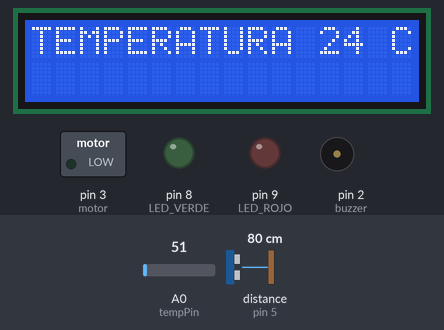
The sketch below on a simulated Arduino Uno, built with avr-gcc and run on an emulated ATmega328P. On the bench: 16×2 character LCD, switched loads named in the sketch (green lamp = pin HIGH), output pins drawn as LEDs (lit = HIGH), buzzer (waves = sounding, pin HIGH). Wiring (inferred from the names in the program): ultrasonic range finder: trigger pin 4; echo pin 5. The inputs (shaded band) are chosen by the test bench; at power-on: distance to the obstacle (sensor on pin 5) 80 cm, A0 (tempPin) = 51. The echo pulse lasts 58.3 µs per cm; pins used as bus, display or sensor lines are not drawn; what the sketch prints to the serial monitor is not drawn.

Above: at 1.2 s.
1.3 s: distance to the obstacle (sensor on pin 5) set to 10 cm
3.8 s: distance to the obstacle (sensor on pin 5) set to 7 cm
At 4.2 s:
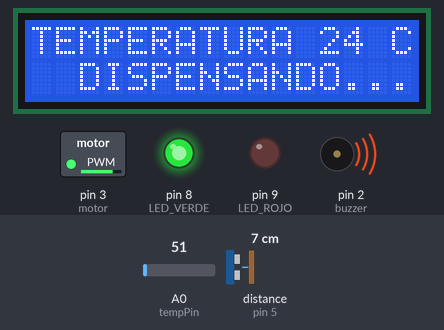
5.8 s: A0 (tempPin) set to 66
At 6.37 s:
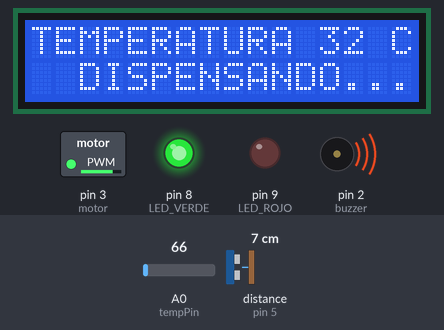
7.7 s: A0 (tempPin) set to 77
At 8.48 s:
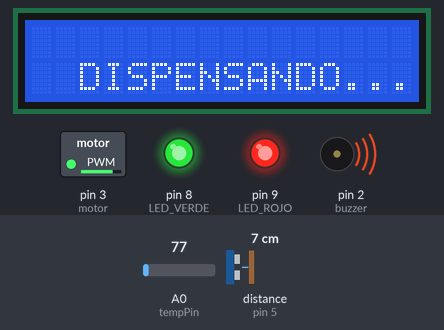
9.9 s: distance to the obstacle (sensor on pin 5) set to 9 cm
At 10.25 s:
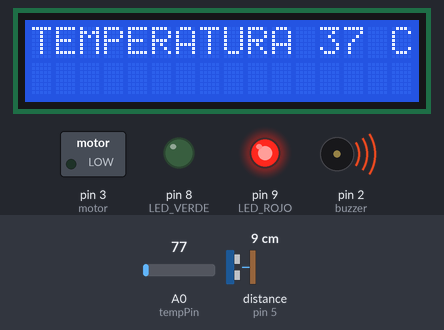
12.1 s: A0 (tempPin) set to 71
At 12.36 s:
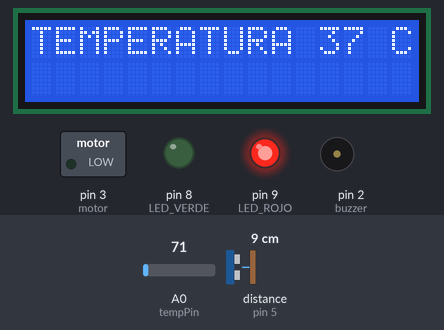
Timing chart, 0 to 15.0 s (numbered marks = the images above; inputs shaded):
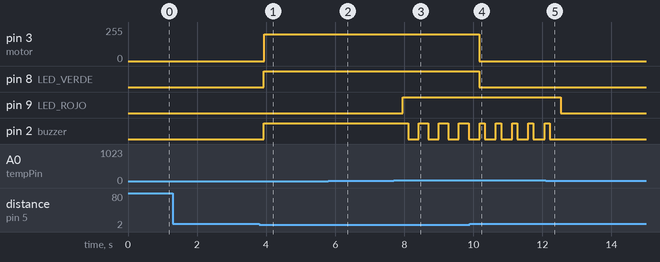

The sketch:

DISPENSADOR_ARDUINO.ino
```cpp
#include <LCD_I2C.h>
LCD_I2C lcd(0x27);
#define motor 3
#define buzzer 2
#define LED_ROJO 9
#define LED_VERDE 8
byte velocidad = 200;
float tempC;
int tempPin = 0;
const int Trigger = 4;  //Pin digital 4 para el Trigger del sensor
const int Echo = 5;     //Pin digital 5 para el Echo del sensor

void setup() {
  Serial.begin(9600);  //iniciailzamos la comunicación
  lcd.begin();
  lcd.backlight();
  pinMode(Trigger, OUTPUT);    //pin como salida
  pinMode(Echo, INPUT);        //pin como entrada
  digitalWrite(Trigger, LOW);  //Inicializamos el pin con 0
  pinMode(motor, OUTPUT);      //pin como salida
  pinMode(buzzer, OUTPUT);     //pin como salida
  pinMode(LED_ROJO, OUTPUT);   //pin como salida
  pinMode(LED_VERDE, OUTPUT);  //pin como salida
}

void loop() {

  long t;  //timepo que demora en llegar el eco
  long d;  //distancia en centimetros

  digitalWrite(Trigger, HIGH);
  delayMicroseconds(10);  //Enviamos un pulso de 10us
  digitalWrite(Trigger, LOW);

  t = pulseIn(Echo, HIGH);  //obtenemos el ancho del pulso
  d = t / 59;               //escalamos el tiempo a una distancia en cm
  if (d < 8) {
    digitalWrite(LED_VERDE,HIGH);
    digitalWrite(buzzer,HIGH);
encendido(100);
  }
  else {
    digitalWrite(LED_VERDE,LOW);
    digitalWrite(buzzer,LOW);
    apagado();
  }

  temperatura();
  /*
  Serial.print("Distancia: ");
  Serial.print(d);      //Enviamos serialmente el valor de la distancia
  Serial.print("cm");
  Serial.println();
  delay(100);          //Hacemos una pausa de 100ms
  */
 delay(300);
    lcd.clear();
}

void encendido(int t){
lcd.setCursor(2, 1);
    lcd.print("DISPENSANDO...");
analogWrite(motor,velocidad);
delay(t);
}


void apagado(){
analogWrite(motor,0);
}

void sonido(int t){
digitalWrite(buzzer,1);
delay(t);
digitalWrite(buzzer,0);

}


void temperatura(){
   tempC = analogRead(tempPin);

    // Convierte el valor a temperatura
    tempC = (5.0 * tempC * 100.0)/1024.0;

    // Envia el dato al puerto serial
    Serial.print(tempC);
    Serial.print(" grados Celsius\n");
    lcd.setCursor(0, 0);
    lcd.print("TEMPERATURA ");
    lcd.print(int(tempC));
    lcd.print(" C");

    if(tempC>36){
      digitalWrite(LED_ROJO,HIGH);
      sonido(150);
    }
    else{
    digitalWrite(LED_ROJO,LOW);

    }
}
```

Measured:
- the behaviour switches between 9 and 8 cm on distance to the obstacle (sensor on pin 5) (found by bisection; images 0 and 1)
- the behaviour switches between 73 and 74 on A0 (tempPin) (found by bisection; images 2 and 3)
- after the input at 3.8 s, pin 3 (motor): 0/255 → 200/255 after 0.14 s; pin 8 (LED_VERDE), pin 2 (buzzer): LOW → HIGH after 0.13 s; the display: first differs from a run without the input after 0.14 s (image 1 shows a later state)
- after the input at 7.7 s, pin 9 (LED_ROJO): LOW → HIGH after 0.26 s; pin 2 (buzzer): alternates HIGH for 0.28 s and LOW for 0.30 s, starting after 0.41 s
- after the input at 9.9 s, pin 3 (motor): 200/255 → 0/255 after 0.27 s; pin 8 (LED_VERDE): HIGH → LOW after 0.27 s; the display: first differs from a run without the input after 0.28 s (image 4)
- after the input at 12.1 s, pin 9 (LED_ROJO): HIGH → LOW after 0.43 s; pin 2 (buzzer): goes on until 12.2 s, then stays LOW
- what the display in image 4 shows lasts 0.4 s, from 10.2 s to 10.6 s
